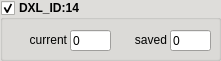
  <widget class="QGroupBox" name="Group_ID14">
   <property name="geometry">
    <rect>
     <x>400</x>
     <y>280</y>
     <width>221</width>
     <height>61</height>
    </rect>
   </property>
   <property name="palette">
    <palette>
     <active>
      <colorrole role="Button">
       <brush brushstyle="SolidPattern">
        <color alpha="255">
         <red>247</red>
         <green>247</green>
         <blue>247</blue>
        </color>
       </brush>
      </colorrole>
      <colorrole role="Light">
       <brush brushstyle="SolidPattern">
        <color alpha="255">
         <red>255</red>
         <green>255</green>
         <blue>220</blue>
        </color>
       </brush>
      </colorrole>
      <colorrole role="BrightText">
       <brush brushstyle="SolidPattern">
        <color alpha="255">
         <red>119</red>
         <green>118</green>
         <blue>123</blue>
        </color>
       </brush>
      </colorrole>
      <colorrole role="Base">
       <brush brushstyle="SolidPattern">
        <color alpha="255">
         <red>255</red>
         <green>255</green>
         <blue>255</blue>
        </color>
       </brush>
      </colorrole>
      <colorrole role="Window">
       <brush brushstyle="SolidPattern">
        <color alpha="255">
         <red>222</red>
         <green>221</green>
         <blue>218</blue>
        </color>
       </brush>
      </colorrole>
      <colorrole role="AlternateBase">
       <brush brushstyle="SolidPattern">
        <color alpha="255">
         <red>247</red>
         <green>247</green>
         <blue>247</blue>
        </color>
       </brush>
      </colorrole>
      <colorrole role="ToolTipBase">
       <brush brushstyle="SolidPattern">
        <color alpha="255">
         <red>255</red>
         <green>255</green>
         <blue>220</blue>
        </color>
       </brush>
      </colorrole>
      <colorrole role="PlaceholderText">
       <brush brushstyle="SolidPattern">
        <color alpha="128">
         <red>0</red>
         <green>0</green>
         <blue>0</blue>
        </color>
       </brush>
      </colorrole>
     </active>
     <inactive>
      <colorrole role="Button">
       <brush brushstyle="SolidPattern">
        <color alpha="255">
         <red>247</red>
         <green>247</green>
         <blue>247</blue>
        </color>
       </brush>
      </colorrole>
      <colorrole role="Light">
       <brush brushstyle="SolidPattern">
        <color alpha="255">
         <red>255</red>
         <green>255</green>
         <blue>220</blue>
        </color>
       </brush>
      </colorrole>
      <colorrole role="BrightText">
       <brush brushstyle="SolidPattern">
        <color alpha="255">
         <red>119</red>
         <green>118</green>
         <blue>123</blue>
        </color>
       </brush>
      </colorrole>
      <colorrole role="Base">
       <brush brushstyle="SolidPattern">
        <color alpha="255">
         <red>255</red>
         <green>255</green>
         <blue>255</blue>
        </color>
       </brush>
      </colorrole>
      <colorrole role="Window">
       <brush brushstyle="SolidPattern">
        <color alpha="255">
         <red>222</red>
         <green>221</green>
         <blue>218</blue>
        </color>
       </brush>
      </colorrole>
      <colorrole role="AlternateBase">
       <brush brushstyle="SolidPattern">
        <color alpha="255">
         <red>247</red>
         <green>247</green>
         <blue>247</blue>
        </color>
       </brush>
      </colorrole>
      <colorrole role="ToolTipBase">
       <brush brushstyle="SolidPattern">
        <color alpha="255">
         <red>255</red>
         <green>255</green>
         <blue>220</blue>
        </color>
       </brush>
      </colorrole>
      <colorrole role="PlaceholderText">
       <brush brushstyle="SolidPattern">
        <color alpha="128">
         <red>0</red>
         <green>0</green>
         <blue>0</blue>
        </color>
       </brush>
      </colorrole>
     </inactive>
     <disabled>
      <colorrole role="Button">
       <brush brushstyle="SolidPattern">
        <color alpha="255">
         <red>247</red>
         <green>247</green>
         <blue>247</blue>
        </color>
       </brush>
      </colorrole>
      <colorrole role="Light">
       <brush brushstyle="SolidPattern">
        <color alpha="255">
         <red>255</red>
         <green>255</green>
         <blue>220</blue>
        </color>
       </brush>
      </colorrole>
      <colorrole role="BrightText">
       <brush brushstyle="SolidPattern">
        <color alpha="255">
         <red>119</red>
         <green>118</green>
         <blue>123</blue>
        </color>
       </brush>
      </colorrole>
      <colorrole role="Base">
       <brush brushstyle="SolidPattern">
        <color alpha="255">
         <red>222</red>
         <green>221</green>
         <blue>218</blue>
        </color>
       </brush>
      </colorrole>
      <colorrole role="Window">
       <brush brushstyle="SolidPattern">
        <color alpha="255">
         <red>222</red>
         <green>221</green>
         <blue>218</blue>
        </color>
       </brush>
      </colorrole>
      <colorrole role="AlternateBase">
       <brush brushstyle="SolidPattern">
        <color alpha="255">
         <red>247</red>
         <green>247</green>
         <blue>247</blue>
        </color>
       </brush>
      </colorrole>
      <colorrole role="ToolTipBase">
       <brush brushstyle="SolidPattern">
        <color alpha="255">
         <red>255</red>
         <green>255</green>
         <blue>220</blue>
        </color>
       </brush>
      </colorrole>
      <colorrole role="PlaceholderText">
       <brush brushstyle="SolidPattern">
        <color alpha="128">
         <red>0</red>
         <green>0</green>
         <blue>0</blue>
        </color>
       </brush>
      </colorrole>
     </disabled>
    </palette>
   </property>
   <property name="font">
    <font>
     <weight>75</weight>
     <bold>true</bold>
    </font>
   </property>
   <property name="autoFillBackground">
    <bool>true</bool>
   </property>
   <property name="title">
    <string>DXL_ID:14</string>
   </property>
   <property name="flat">
    <bool>false</bool>
   </property>
   <property name="checkable">
    <bool>true</bool>
   </property>
   <property name="checked">
    <bool>true</bool>
   </property>
   <widget class="QLabel" name="label_10">
    <property name="geometry">
     <rect>
      <x>100</x>
      <y>30</y>
      <width>67</width>
      <height>20</height>
     </rect>
    </property>
    <property name="font">
     <font>
      <weight>50</weight>
      <bold>false</bold>
     </font>
    </property>
    <property name="text">
     <string>saved</string>
    </property>
    <property name="alignment">
     <set>Qt::AlignRight|Qt::AlignTrailing|Qt::AlignVCenter</set>
    </property>
    <property name="margin">
     <number>2</number>
    </property>
   </widget>
   <widget class="QLineEdit" name="lineEdit_ID14_current">
    <property name="geometry">
     <rect>
      <x>70</x>
      <y>30</y>
      <width>41</width>
      <height>21</height>
     </rect>
    </property>
    <property name="font">
     <font>
      <weight>50</weight>
      <bold>false</bold>
     </font>
    </property>
    <property name="text">
     <string>0</string>
    </property>
   </widget>
   <widget class="QLineEdit" name="lineEdit_ID14_saved">
    <property name="geometry">
     <rect>
      <x>170</x>
      <y>30</y>
      <width>41</width>
      <height>21</height>
     </rect>
    </property>
    <property name="font">
     <font>
      <weight>50</weight>
      <bold>false</bold>
     </font>
    </property>
    <property name="text">
     <string>0</string>
    </property>
   </widget>
   <widget class="QLabel" name="label_9">
    <property name="geometry">
     <rect>
      <x>0</x>
      <y>30</y>
      <width>67</width>
      <height>20</height>
     </rect>
    </property>
    <property name="font">
     <font>
      <weight>50</weight>
      <bold>false</bold>
     </font>
    </property>
    <property name="text">
     <string>current</string>
    </property>
    <property name="alignment">
     <set>Qt::AlignRight|Qt::AlignTrailing|Qt::AlignVCenter</set>
    </property>
    <property name="margin">
     <number>2</number>
    </property>
   </widget>
  </widget>
